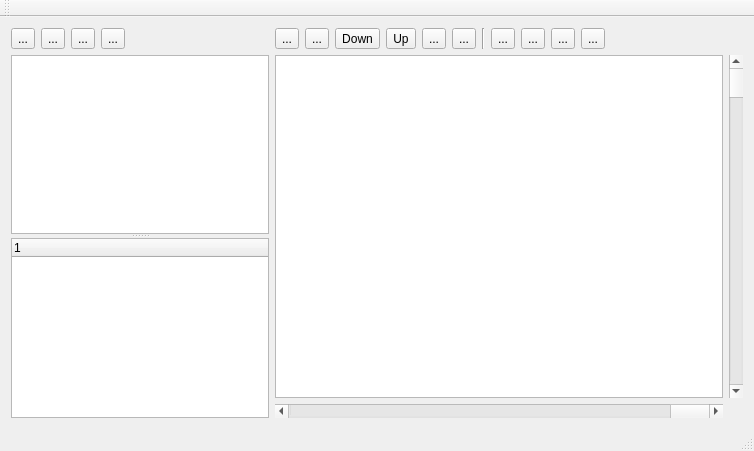
<?xml version="1.0" encoding="UTF-8"?>
<ui version="4.0">
 <class>MainWindow</class>
 <widget class="QMainWindow" name="MainWindow">
  <property name="geometry">
   <rect>
    <x>0</x>
    <y>0</y>
    <width>754</width>
    <height>451</height>
   </rect>
  </property>
  <property name="sizePolicy">
   <sizepolicy hsizetype="Preferred" vsizetype="Preferred">
    <horstretch>0</horstretch>
    <verstretch>0</verstretch>
   </sizepolicy>
  </property>
  <property name="windowTitle">
   <string>MainWindow</string>
  </property>
  <widget class="QWidget" name="centralWidget">
   <property name="sizePolicy">
    <sizepolicy hsizetype="Preferred" vsizetype="Preferred">
     <horstretch>0</horstretch>
     <verstretch>0</verstretch>
    </sizepolicy>
   </property>
   <layout class="QHBoxLayout" name="horizontalLayout_8">
    <item>
     <widget class="QSplitter" name="splitter">
      <property name="orientation">
       <enum>Qt::Vertical</enum>
      </property>
      <property name="childrenCollapsible">
       <bool>false</bool>
      </property>
      <widget class="QStackedWidget" name="stackedWidget">
       <property name="sizePolicy">
        <sizepolicy hsizetype="Fixed" vsizetype="Preferred">
         <horstretch>0</horstretch>
         <verstretch>0</verstretch>
        </sizepolicy>
       </property>
       <property name="maximumSize">
        <size>
         <width>16777215</width>
         <height>16777215</height>
        </size>
       </property>
       <property name="currentIndex">
        <number>0</number>
       </property>
       <widget class="QWidget" name="palettePage">
        <layout class="QVBoxLayout" name="verticalLayout_3">
         <property name="spacing">
          <number>-1</number>
         </property>
         <property name="leftMargin">
          <number>0</number>
         </property>
         <property name="topMargin">
          <number>0</number>
         </property>
         <property name="rightMargin">
          <number>0</number>
         </property>
         <property name="bottomMargin">
          <number>0</number>
         </property>
         <item>
          <layout class="QHBoxLayout" name="paletteToolPanel">
           <item>
            <widget class="QToolButton" name="penButton">
             <property name="text">
              <string>...</string>
             </property>
             <property name="icon">
              <iconset resource="main.qrc">
               <normaloff>:/main/res/icon/pen.xpm</normaloff>:/main/res/icon/pen.xpm</iconset>
             </property>
             <property name="checkable">
              <bool>true</bool>
             </property>
            </widget>
           </item>
           <item>
            <widget class="QToolButton" name="collisionSetButton">
             <property name="text">
              <string>...</string>
             </property>
             <property name="icon">
              <iconset resource="main.qrc">
               <normaloff>:/main/res/icon/four_blocks.xpm</normaloff>:/main/res/icon/four_blocks.xpm</iconset>
             </property>
             <property name="checkable">
              <bool>true</bool>
             </property>
            </widget>
           </item>
           <item>
            <widget class="QToolButton" name="multiTileSelectButton">
             <property name="text">
              <string>...</string>
             </property>
             <property name="icon">
              <iconset resource="main.qrc">
               <normaloff>:/main/res/icon/rect.xpm</normaloff>:/main/res/icon/rect.xpm</iconset>
             </property>
             <property name="checkable">
              <bool>true</bool>
             </property>
            </widget>
           </item>
           <item>
            <widget class="QToolButton" name="fillButton">
             <property name="text">
              <string>...</string>
             </property>
             <property name="icon">
              <iconset resource="main.qrc">
               <normaloff>:/main/res/icon/fill.xpm</normaloff>:/main/res/icon/fill.xpm</iconset>
             </property>
             <property name="checkable">
              <bool>true</bool>
             </property>
            </widget>
           </item>
           <item>
            <spacer name="horizontalSpacer_3">
             <property name="orientation">
              <enum>Qt::Horizontal</enum>
             </property>
             <property name="sizeHint" stdset="0">
              <size>
               <width>40</width>
               <height>20</height>
              </size>
             </property>
            </spacer>
           </item>
          </layout>
         </item>
         <item>
          <widget class="QGraphicsView" name="graphicsView">
           <property name="enabled">
            <bool>true</bool>
           </property>
           <property name="minimumSize">
            <size>
             <width>258</width>
             <height>128</height>
            </size>
           </property>
           <property name="lineWidth">
            <number>0</number>
           </property>
           <property name="midLineWidth">
            <number>0</number>
           </property>
           <property name="verticalScrollBarPolicy">
            <enum>Qt::ScrollBarAlwaysOff</enum>
           </property>
           <property name="horizontalScrollBarPolicy">
            <enum>Qt::ScrollBarAlwaysOff</enum>
           </property>
           <property name="alignment">
            <set>Qt::AlignLeading|Qt::AlignLeft|Qt::AlignTop</set>
           </property>
          </widget>
         </item>
        </layout>
       </widget>
       <widget class="QWidget" name="eventListPage">
        <layout class="QVBoxLayout" name="verticalLayout">
         <property name="leftMargin">
          <number>0</number>
         </property>
         <property name="topMargin">
          <number>0</number>
         </property>
         <property name="rightMargin">
          <number>0</number>
         </property>
         <property name="bottomMargin">
          <number>0</number>
         </property>
         <item>
          <layout class="QHBoxLayout" name="eventListToolPanel">
           <item>
            <widget class="QToolButton" name="toolButton_2">
             <property name="text">
              <string>up</string>
             </property>
             <property name="icon">
              <iconset resource="main.qrc">
               <normaloff>:/main/res/icon/pen.xpm</normaloff>:/main/res/icon/pen.xpm</iconset>
             </property>
             <property name="checkable">
              <bool>true</bool>
             </property>
            </widget>
           </item>
           <item>
            <widget class="QToolButton" name="collisioinSetButton">
             <property name="text">
              <string>...</string>
             </property>
             <property name="icon">
              <iconset resource="main.qrc">
               <normaloff>:/main/res/icon/four_blocks.xpm</normaloff>:/main/res/icon/four_blocks.xpm</iconset>
             </property>
             <property name="checkable">
              <bool>true</bool>
             </property>
            </widget>
           </item>
           <item>
            <widget class="QToolButton" name="toolButton">
             <property name="text">
              <string>down</string>
             </property>
             <property name="icon">
              <iconset resource="main.qrc">
               <normaloff>:/main/res/icon/rect.xpm</normaloff>:/main/res/icon/rect.xpm</iconset>
             </property>
             <property name="checkable">
              <bool>true</bool>
             </property>
            </widget>
           </item>
           <item>
            <spacer name="horizontalSpacer">
             <property name="orientation">
              <enum>Qt::Horizontal</enum>
             </property>
             <property name="sizeHint" stdset="0">
              <size>
               <width>40</width>
               <height>20</height>
              </size>
             </property>
            </spacer>
           </item>
          </layout>
         </item>
         <item>
          <widget class="QListWidget" name="listWidget">
           <property name="minimumSize">
            <size>
             <width>0</width>
             <height>0</height>
            </size>
           </property>
           <property name="maximumSize">
            <size>
             <width>16777215</width>
             <height>16777215</height>
            </size>
           </property>
           <item>
            <property name="text">
             <string>Ev0001</string>
            </property>
           </item>
           <item>
            <property name="text">
             <string>Ev0002</string>
            </property>
           </item>
          </widget>
         </item>
        </layout>
       </widget>
      </widget>
      <widget class="QTreeWidget" name="mapTreeView">
       <property name="minimumSize">
        <size>
         <width>0</width>
         <height>128</height>
        </size>
       </property>
       <property name="maximumSize">
        <size>
         <width>16777215</width>
         <height>16777215</height>
        </size>
       </property>
       <column>
        <property name="text">
         <string notr="true">1</string>
        </property>
       </column>
      </widget>
     </widget>
    </item>
    <item>
     <layout class="QVBoxLayout" name="rightContainer">
      <item>
       <layout class="QHBoxLayout" name="mapToolPanel">
        <item>
         <widget class="QToolButton" name="eventButton">
          <property name="text">
           <string>...</string>
          </property>
          <property name="icon">
           <iconset resource="main.qrc">
            <normaloff>:/main/res/icon/event.xpm</normaloff>:/main/res/icon/event.xpm</iconset>
          </property>
          <property name="checkable">
           <bool>true</bool>
          </property>
         </widget>
        </item>
        <item>
         <widget class="QToolButton" name="panoramaButton">
          <property name="text">
           <string>...</string>
          </property>
          <property name="icon">
           <iconset resource="main.qrc">
            <normaloff>:/main/res/icon/panorama.xpm</normaloff>:/main/res/icon/panorama.xpm</iconset>
          </property>
          <property name="checkable">
           <bool>true</bool>
          </property>
         </widget>
        </item>
        <item>
         <widget class="QToolButton" name="bottomLayerButton">
          <property name="text">
           <string>Down</string>
          </property>
          <property name="icon">
           <iconset resource="main.qrc">
            <normaloff>:/main/res/icon/layer_bottom.xpm</normaloff>:/main/res/icon/layer_bottom.xpm</iconset>
          </property>
          <property name="checkable">
           <bool>true</bool>
          </property>
         </widget>
        </item>
        <item>
         <widget class="QToolButton" name="middleLayerButton">
          <property name="text">
           <string>Up</string>
          </property>
          <property name="icon">
           <iconset resource="main.qrc">
            <normaloff>:/main/res/icon/layer_middle.xpm</normaloff>:/main/res/icon/layer_middle.xpm</iconset>
          </property>
          <property name="checkable">
           <bool>true</bool>
          </property>
         </widget>
        </item>
        <item>
         <widget class="QToolButton" name="topLayerButton">
          <property name="text">
           <string>...</string>
          </property>
          <property name="icon">
           <iconset resource="main.qrc">
            <normaloff>:/main/res/icon/layer_top.xpm</normaloff>:/main/res/icon/layer_top.xpm</iconset>
          </property>
          <property name="checkable">
           <bool>true</bool>
          </property>
         </widget>
        </item>
        <item>
         <widget class="QToolButton" name="skyLayerButton">
          <property name="text">
           <string>...</string>
          </property>
          <property name="icon">
           <iconset resource="main.qrc">
            <normaloff>:/main/res/icon/sky.xpm</normaloff>:/main/res/icon/sky.xpm</iconset>
          </property>
          <property name="checkable">
           <bool>true</bool>
          </property>
         </widget>
        </item>
        <item>
         <widget class="Line" name="line">
          <property name="orientation">
           <enum>Qt::Vertical</enum>
          </property>
         </widget>
        </item>
        <item>
         <widget class="QToolButton" name="zoom1_1">
          <property name="text">
           <string>...</string>
          </property>
          <property name="icon">
           <iconset resource="main.qrc">
            <normaloff>:/main/res/icon/1_1.xpm</normaloff>:/main/res/icon/1_1.xpm</iconset>
          </property>
          <property name="checkable">
           <bool>true</bool>
          </property>
         </widget>
        </item>
        <item>
         <widget class="QToolButton" name="zoom1_2">
          <property name="text">
           <string>...</string>
          </property>
          <property name="icon">
           <iconset resource="main.qrc">
            <normaloff>:/main/res/icon/1_2.xpm</normaloff>:/main/res/icon/1_2.xpm</iconset>
          </property>
          <property name="checkable">
           <bool>true</bool>
          </property>
         </widget>
        </item>
        <item>
         <widget class="QToolButton" name="zoom1_4">
          <property name="text">
           <string>...</string>
          </property>
          <property name="icon">
           <iconset resource="main.qrc">
            <normaloff>:/main/res/icon/1_4.xpm</normaloff>:/main/res/icon/1_4.xpm</iconset>
          </property>
          <property name="checkable">
           <bool>true</bool>
          </property>
         </widget>
        </item>
        <item>
         <widget class="QToolButton" name="zoom1_8">
          <property name="text">
           <string>...</string>
          </property>
          <property name="icon">
           <iconset resource="main.qrc">
            <normaloff>:/main/res/icon/1_8.xpm</normaloff>:/main/res/icon/1_8.xpm</iconset>
          </property>
          <property name="checkable">
           <bool>true</bool>
          </property>
         </widget>
        </item>
        <item>
         <spacer name="horizontalSpacer_2">
          <property name="orientation">
           <enum>Qt::Horizontal</enum>
          </property>
          <property name="sizeHint" stdset="0">
           <size>
            <width>40</width>
            <height>20</height>
           </size>
          </property>
         </spacer>
        </item>
       </layout>
      </item>
      <item>
       <layout class="QGridLayout" name="gridLayout">
        <item row="0" column="0">
         <widget class="QGraphicsView" name="mapView"/>
        </item>
        <item row="0" column="1">
         <widget class="QScrollBar" name="verticalScrollBar">
          <property name="styleSheet">
           <string notr="true">s</string>
          </property>
          <property name="orientation">
           <enum>Qt::Vertical</enum>
          </property>
         </widget>
        </item>
        <item row="1" column="0">
         <widget class="QScrollBar" name="horizontalScrollBar">
          <property name="sizePolicy">
           <sizepolicy hsizetype="Preferred" vsizetype="Preferred">
            <horstretch>0</horstretch>
            <verstretch>0</verstretch>
           </sizepolicy>
          </property>
          <property name="focusPolicy">
           <enum>Qt::WheelFocus</enum>
          </property>
          <property name="autoFillBackground">
           <bool>true</bool>
          </property>
          <property name="styleSheet">
           <string notr="true"/>
          </property>
          <property name="orientation">
           <enum>Qt::Horizontal</enum>
          </property>
          <property name="invertedAppearance">
           <bool>true</bool>
          </property>
         </widget>
        </item>
       </layout>
      </item>
     </layout>
    </item>
   </layout>
  </widget>
  <widget class="QMenuBar" name="menuBar">
   <property name="geometry">
    <rect>
     <x>0</x>
     <y>0</y>
     <width>754</width>
     <height>22</height>
    </rect>
   </property>
  </widget>
  <widget class="QToolBar" name="mainToolBar">
   <attribute name="toolBarArea">
    <enum>TopToolBarArea</enum>
   </attribute>
   <attribute name="toolBarBreak">
    <bool>false</bool>
   </attribute>
  </widget>
  <widget class="QStatusBar" name="statusBar"/>
 </widget>
 <layoutdefault spacing="6" margin="11"/>
 <resources>
  <include location="main.qrc"/>
 </resources>
 <connections/>
</ui>
